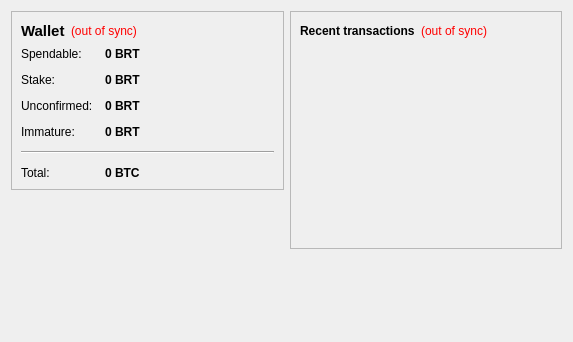
<?xml version="1.0" encoding="UTF-8"?>
<ui version="4.0">
 <class>OverviewPage</class>
 <widget class="QWidget" name="OverviewPage">
  <property name="geometry">
   <rect>
    <x>0</x>
    <y>0</y>
    <width>573</width>
    <height>342</height>
   </rect>
  </property>
  <property name="windowTitle">
   <string>Form</string>
  </property>
  <layout class="QHBoxLayout" name="horizontalLayout" stretch="1,1">
   <item>
    <layout class="QVBoxLayout" name="verticalLayout_2">
     <item>
      <widget class="QFrame" name="frame">
       <property name="frameShape">
        <enum>QFrame::StyledPanel</enum>
       </property>
       <property name="frameShadow">
        <enum>QFrame::Raised</enum>
       </property>
       <layout class="QVBoxLayout" name="verticalLayout_4">
        <item>
         <layout class="QHBoxLayout" name="horizontalLayout_4">
          <item>
           <widget class="QLabel" name="label_5">
            <property name="font">
             <font>
              <pointsize>11</pointsize>
              <weight>75</weight>
              <bold>true</bold>
             </font>
            </property>
            <property name="text">
             <string>Wallet</string>
            </property>
           </widget>
          </item>
          <item>
           <widget class="QLabel" name="labelWalletStatus">
            <property name="toolTip">
             <string>The displayed information may be out of date. Your wallet automatically synchronizes with the brightcoin network after a connection is established, but this process has not completed yet.</string>
            </property>
            <property name="styleSheet">
             <string notr="true">QLabel { color: red; }</string>
            </property>
            <property name="text">
             <string notr="true">(out of sync)</string>
            </property>
            <property name="alignment">
             <set>Qt::AlignLeading|Qt::AlignLeft|Qt::AlignVCenter</set>
            </property>
           </widget>
          </item>
          <item>
           <spacer name="horizontalSpacer_2">
            <property name="orientation">
             <enum>Qt::Horizontal</enum>
            </property>
            <property name="sizeHint" stdset="0">
             <size>
              <width>40</width>
              <height>20</height>
             </size>
            </property>
           </spacer>
          </item>
         </layout>
        </item>
        <item>
         <layout class="QFormLayout" name="formLayout_2">
          <property name="fieldGrowthPolicy">
           <enum>QFormLayout::AllNonFixedFieldsGrow</enum>
          </property>
          <property name="horizontalSpacing">
           <number>12</number>
          </property>
          <property name="verticalSpacing">
           <number>12</number>
          </property>
          <item row="0" column="0">
           <widget class="QLabel" name="label">
            <property name="text">
             <string>Spendable:</string>
            </property>
           </widget>
          </item>
          <item row="0" column="1">
           <widget class="QLabel" name="labelBalance">
            <property name="font">
             <font>
              <weight>75</weight>
              <bold>true</bold>
             </font>
            </property>
            <property name="cursor">
             <cursorShape>IBeamCursor</cursorShape>
            </property>
            <property name="toolTip">
             <string>Your current spendable balance</string>
            </property>
            <property name="text">
             <string notr="true">0 BRT</string>
            </property>
            <property name="textInteractionFlags">
             <set>Qt::LinksAccessibleByMouse|Qt::TextSelectableByKeyboard|Qt::TextSelectableByMouse</set>
            </property>
           </widget>
          </item>
          <item row="1" column="0">
           <widget class="QLabel" name="label_6">
            <property name="text">
             <string>Stake:</string>
            </property>
           </widget>
          </item>
          <item row="1" column="1">
           <widget class="QLabel" name="labelStake">
            <property name="font">
             <font>
              <weight>75</weight>
              <bold>true</bold>
             </font>
            </property>
            <property name="cursor">
             <cursorShape>IBeamCursor</cursorShape>
            </property>
            <property name="toolTip">
             <string>Total of coins that was staked, and do not yet count toward the current balance</string>
            </property>
            <property name="text">
             <string notr="true">0 BRT</string>
            </property>
            <property name="textInteractionFlags">
             <set>Qt::LinksAccessibleByMouse|Qt::TextSelectableByKeyboard|Qt::TextSelectableByMouse</set>
            </property>
           </widget>
          </item>
          <item row="2" column="0">
           <widget class="QLabel" name="label_3">
            <property name="text">
             <string>Unconfirmed:</string>
            </property>
           </widget>
          </item>
          <item row="2" column="1">
           <widget class="QLabel" name="labelUnconfirmed">
            <property name="font">
             <font>
              <weight>75</weight>
              <bold>true</bold>
             </font>
            </property>
            <property name="cursor">
             <cursorShape>IBeamCursor</cursorShape>
            </property>
            <property name="toolTip">
             <string>Total of transactions that have yet to be confirmed, and do not yet count toward the current balance</string>
            </property>
            <property name="text">
             <string notr="true">0 BRT</string>
            </property>
            <property name="textInteractionFlags">
             <set>Qt::LinksAccessibleByMouse|Qt::TextSelectableByKeyboard|Qt::TextSelectableByMouse</set>
            </property>
           </widget>
          </item>
          <item row="3" column="0">
           <widget class="QLabel" name="labelImmatureText">
            <property name="text">
             <string>Immature:</string>
            </property>
           </widget>
          </item>
          <item row="3" column="1">
           <widget class="QLabel" name="labelImmature">
            <property name="font">
             <font>
              <weight>75</weight>
              <bold>true</bold>
             </font>
            </property>
            <property name="toolTip">
             <string>Mined balance that has not yet matured</string>
            </property>
            <property name="text">
             <string notr="true">0 BRT</string>
            </property>
            <property name="textInteractionFlags">
             <set>Qt::LinksAccessibleByMouse|Qt::TextSelectableByKeyboard|Qt::TextSelectableByMouse</set>
            </property>
           </widget>
          </item>
          <item row="4" column="0" colspan="2">
           <widget class="Line" name="line">
            <property name="orientation">
             <enum>Qt::Horizontal</enum>
            </property>
           </widget>
          </item>
          <item row="5" column="0">
           <widget class="QLabel" name="labelTotalText">
            <property name="text">
             <string>Total:</string>
            </property>
           </widget>
          </item>
          <item row="5" column="1">
           <widget class="QLabel" name="labelTotal">
            <property name="font">
             <font>
              <weight>75</weight>
              <bold>true</bold>
             </font>
            </property>
            <property name="cursor">
             <cursorShape>IBeamCursor</cursorShape>
            </property>
            <property name="toolTip">
             <string>Your current total balance</string>
            </property>
            <property name="text">
             <string notr="true">0 BTC</string>
            </property>
            <property name="textInteractionFlags">
             <set>Qt::LinksAccessibleByMouse|Qt::TextSelectableByKeyboard|Qt::TextSelectableByMouse</set>
            </property>
           </widget>
          </item>
         </layout>
        </item>
       </layout>
      </widget>
     </item>
     <item>
      <spacer name="verticalSpacer">
       <property name="orientation">
        <enum>Qt::Vertical</enum>
       </property>
       <property name="sizeHint" stdset="0">
        <size>
         <width>20</width>
         <height>40</height>
        </size>
       </property>
      </spacer>
     </item>
    </layout>
   </item>
   <item>
    <layout class="QVBoxLayout" name="verticalLayout_3">
     <item>
      <widget class="QFrame" name="frame_2">
       <property name="frameShape">
        <enum>QFrame::StyledPanel</enum>
       </property>
       <property name="frameShadow">
        <enum>QFrame::Raised</enum>
       </property>
       <layout class="QVBoxLayout" name="verticalLayout">
        <item>
         <layout class="QHBoxLayout" name="horizontalLayout_2">
          <item>
           <widget class="QLabel" name="label_4">
            <property name="text">
             <string>&lt;b&gt;Recent transactions&lt;/b&gt;</string>
            </property>
           </widget>
          </item>
          <item>
           <widget class="QLabel" name="labelTransactionsStatus">
            <property name="toolTip">
             <string>The displayed information may be out of date. Your wallet automatically synchronizes with the brightcoin network after a connection is established, but this process has not completed yet.</string>
            </property>
            <property name="styleSheet">
             <string notr="true">QLabel { color: red; }</string>
            </property>
            <property name="text">
             <string notr="true">(out of sync)</string>
            </property>
            <property name="alignment">
             <set>Qt::AlignRight|Qt::AlignTrailing|Qt::AlignVCenter</set>
            </property>
           </widget>
          </item>
          <item>
           <spacer name="horizontalSpacer">
            <property name="orientation">
             <enum>Qt::Horizontal</enum>
            </property>
            <property name="sizeHint" stdset="0">
             <size>
              <width>40</width>
              <height>20</height>
             </size>
            </property>
           </spacer>
          </item>
         </layout>
        </item>
        <item>
         <widget class="QListView" name="listTransactions">
          <property name="styleSheet">
           <string notr="true">QListView { background: transparent; }</string>
          </property>
          <property name="frameShape">
           <enum>QFrame::NoFrame</enum>
          </property>
          <property name="verticalScrollBarPolicy">
           <enum>Qt::ScrollBarAlwaysOff</enum>
          </property>
          <property name="horizontalScrollBarPolicy">
           <enum>Qt::ScrollBarAlwaysOff</enum>
          </property>
          <property name="selectionMode">
           <enum>QAbstractItemView::NoSelection</enum>
          </property>
         </widget>
        </item>
       </layout>
      </widget>
     </item>
     <item>
      <spacer name="verticalSpacer_2">
       <property name="orientation">
        <enum>Qt::Vertical</enum>
       </property>
       <property name="sizeHint" stdset="0">
        <size>
         <width>20</width>
         <height>40</height>
        </size>
       </property>
      </spacer>
     </item>
    </layout>
   </item>
  </layout>
 </widget>
 <resources/>
 <connections/>
</ui>
